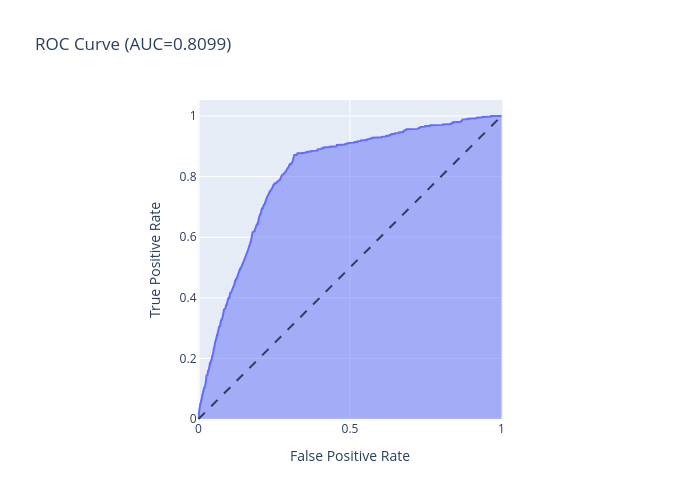

Notebook cell for this chart:
### Code cell
y_score = model.predict_proba(X_test)[:, 1]
fpr, tpr, thresholds = roc_curve(y_test, y_score)

Roc_Curve_fig = px.area(
    x=fpr, y=tpr,
    title=f'ROC Curve (AUC={auc(fpr, tpr):.4f})',
    labels=dict(x='False Positive Rate', y='True Positive Rate'),
    width=700, height=500
)
Roc_Curve_fig.add_shape(
    type='line', line=dict(dash='dash'),
    x0=0, x1=1, y0=0, y1=1
)

Roc_Curve_fig.update_yaxes(scaleanchor="x", scaleratio=1)
Roc_Curve_fig.update_xaxes(constrain='domain')
Roc_Curve_fig.show()

### Figure 1 — Plotly figure (JSON) as saved in the notebook; plotly's stock layout.template omitted (floating-point values rounded to 4 significant figures; data arrays with more than 128 entries replaced by an {"elided": "..."} marker saying what was removed)
{"data": [{"fillpattern": {"shape": ""}, "hovertemplate": "False Positive Rate=%{x}<br>True Positive Rate=%{y}<extra></extra>", "legendgroup": "", "line": {"color": "#636efa"}, "marker": {"symbol": "circle"}, "mode": "lines", "name": "", "orientation": "v", "showlegend": false, "stackgroup": "1", "type": "scatter", "x": {"elided": "2807 float values"}, "xaxis": "x", "y": {"elided": "2807 float values"}, "yaxis": "y"}], "layout": {"height": 500, "legend": {"tracegroupgap": 0}, "shapes": [{"line": {"dash": "dash"}, "type": "line", "x0": 0, "x1": 1, "y0": 0, "y1": 1}], "title": {"text": "ROC Curve (AUC=0.8099)"}, "width": 700, "xaxis": {"anchor": "y", "constrain": "domain", "domain": [0, 1], "title": {"text": "False Positive Rate"}}, "yaxis": {"anchor": "x", "domain": [0, 1], "scaleanchor": "x", "scaleratio": 1, "title": {"text": "True Positive Rate"}}}}
